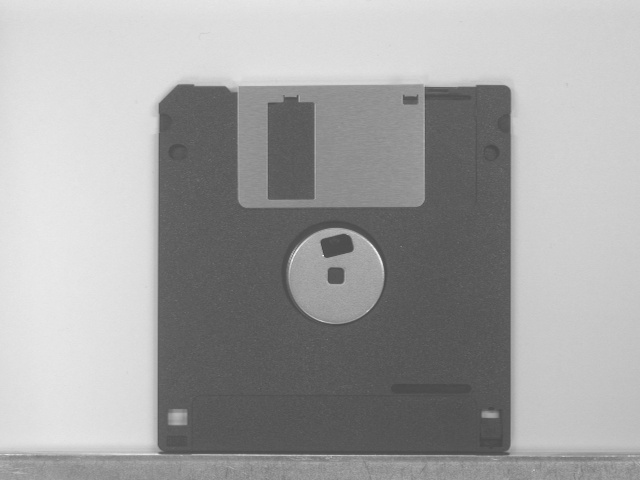
#> input picture Images/Disk/DISK01.JPG, 640 x 480 px
$ jupyter execute Notebook_4.ipynb
#> lines starting #> are read from the running program, lines starting #| are printed output that depends on the picture; after the words box and inside, x2 and y2 are one past the last pixel; in counts of white or black regions, pixels touching at a corner belong together
# Edge detection with OpenCV

[cell 1]
import cv2
import numpy as np

from matplotlib import pyplot as plt

#### 1. Load and show the images 'Disk/DISK01.JPG', 'Classification/Parts00.jpg', 'Chocolate/Chocolate 01.jpg' and 'Geometric Matching/Gauges 01.tif' (`im1`, `im2`, `im3` and `im4`)

[cell 2]
im1 = cv2.imread('../Images/Disk/DISK01.JPG', 0)
#> im1 is the input picture: shape (480, 640); min 70, max 243, mean 163.1
im2 = cv2.imread('../Images/Classification/Parts00.png', 0)
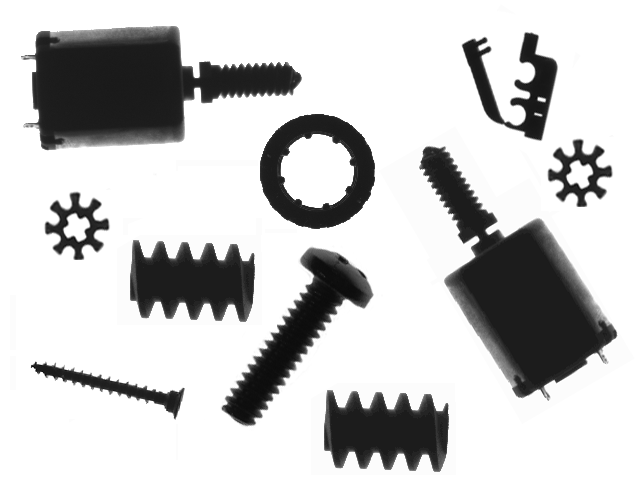
#> input picture Images/Classification/Parts00.png, 639 x 480 px
#> im2 is the input picture: shape (480, 639); min 3, max 255, mean 199.2
im3 = cv2.imread('../Images/Chocolate/Chocolate 01.jpg', 0)
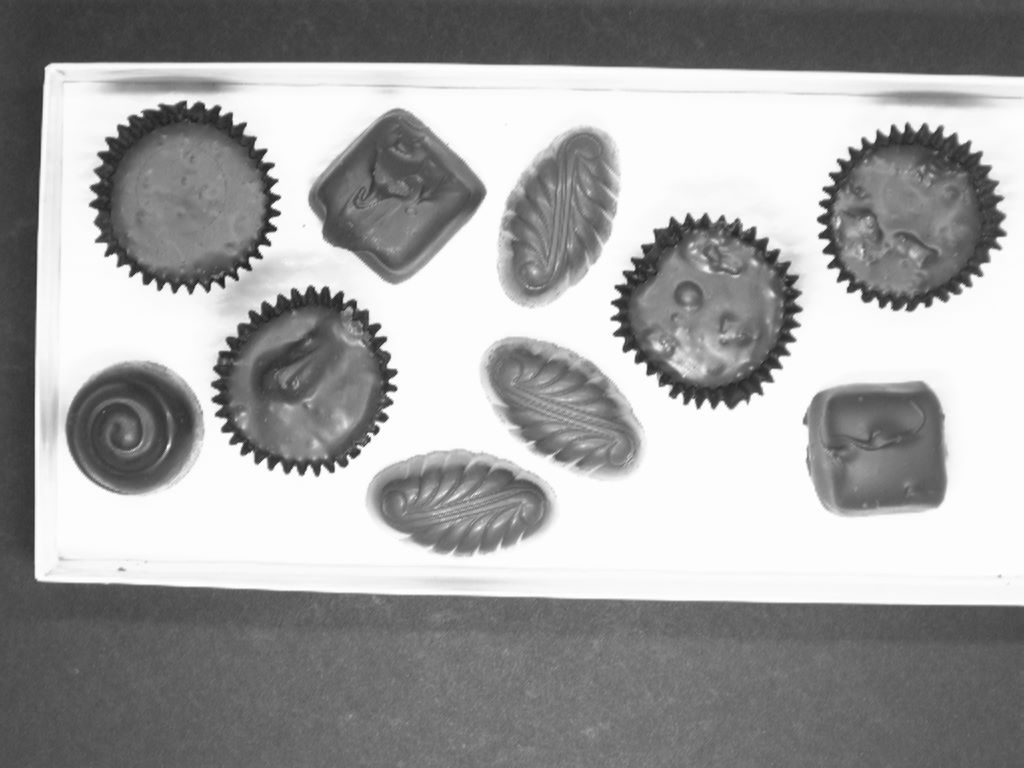
#> input picture Images/Chocolate/Chocolate 01.jpg, 1024 x 768 px
#> im3 is the input picture: shape (768, 1024); min 25, max 255, mean 161.4
im4 = cv2.imread('../Images/Geometric Matching/Gauges 01.tif', 0)
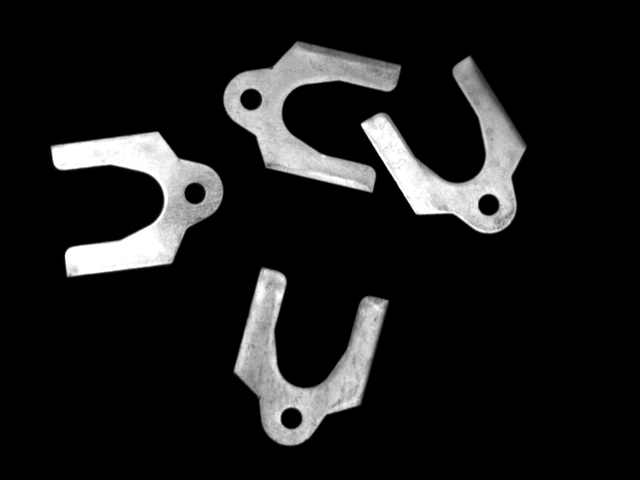
#> input picture Images/Geometric Matching/Gauges 01.tif, 640 x 480 px
#> im4 is the input picture: shape (480, 640); min 0, max 255, mean 27.2

plt.figure(0)
plt.subplot(2,2,1), plt.imshow(im1, 'gray')
plt.subplot(2,2,2), plt.imshow(im2, 'gray')
plt.subplot(2,2,3), plt.imshow(im3, 'gray')
plt.subplot(2,2,4), plt.imshow(im4, 'gray')
plt.show()

#### 2. Obtain the Sobel gradient for `x` and `y` directions of the image `im1` and show in a figure the original image, its gradients in both directions and the module of the gradient vector.

Sobel kernels help to compute the gradient in one direction (horizontal or vertical). The vertical version is:

$$
\begin{bmatrix}
1 & 0 & -1 \\
2 & 0 & -2 \\
1 & 0 & 1
\end{bmatrix}
$$

And the horizontal version is just the transpose of the vertical.

[cell 3]
sx = np.array([[1, 0, -1], [2, 0, -2], [1, 0, -1]])
sy = np.copy(sx.T)

[cell 4]
im1sx = cv2.filter2D(im1, -1, sx) # gradient in x direction
im1sy = cv2.filter2D(im1, -1, sy) # gradient in y direction
im1s = np.abs(im1sx) + np.abs(im1sy) # module of the gradient vector

plt.figure(1)
plt.subplot(2,2,1), plt.imshow(im1, 'gray')
plt.subplot(2,2,2), plt.imshow(im1sx, 'gray')
plt.subplot(2,2,3), plt.imshow(im1sy, 'gray')
plt.subplot(2,2,4), plt.imshow(im1s, 'gray')
plt.show()

#### 3.  Obtain the Sobel gradient of the image `im2` and show the original image, the gradient and the direction of the gradient vector.

[cell 5]
im2sx = cv2.filter2D(im2, -1, sx)
im2sy = cv2.filter2D(im2, -1, sy)

# gradient's magnitude
im2s = np.abs(im2sx) + np.abs(im2sy)

# gradient's direction
im2d = np.arctan2(im2sy, im2sx) # [-pi, pi]
im2d = ((im2d + np.pi)/(2*np.pi)).astype(np.float32) # [0, 1]
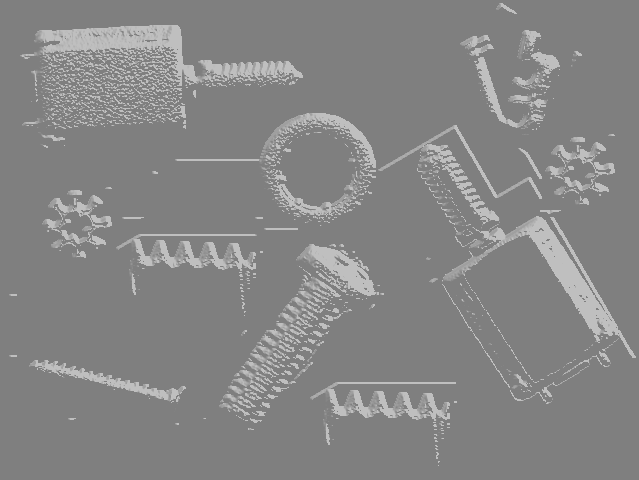
#> im2d: shape (480, 639) float32; min 0.5, max 0.75, mean 0.525

plt.figure(2)
plt.subplot(1,3,1), plt.imshow(im2, 'gray')
plt.subplot(1,3,2), plt.imshow(im2s, 'gray')
plt.subplot(1,3,3), plt.imshow(im2d, 'gray', vmin=0, vmax=1)
plt.show()

#### 4. Analize the result of the next code:

[cell 6]
plt.figure(3)
plt.imshow(im2d * (im2s > 55).astype(np.uint8), 'gray', vmax=1)
plt.axis([250, 380, 100, 240])
plt.show()

#### 5. Obtain the binarized grandients of the image `im4` using the Sobel masks and binarization thresholds of 2, 5, 12, 25 and 50.

Use `cv2.threshold(im, th, 255, cv2.THRESH_BINARY)` to binarized an image `im` with a certain threshold `th`. There are more types of thresholding besides of `cv2.THRESH_BINARY` as we will see in the next notebook.

[cell 7]
im4sx = cv2.filter2D(im4, -1, sx)
im4sy = cv2.filter2D(im4, -1, sy)
im4s = np.abs(im4sx) + np.abs(im4sy)

plt.figure(4)
plt.subplot(2, 3, 1), plt.imshow(im4, 'gray')
for i, th in enumerate([2, 5, 12, 25, 50]):
    _, im4sb = cv2.threshold(im4s, th, 255, cv2.THRESH_BINARY)
    plt.subplot(2, 3, i+2), plt.imshow(im4sb, 'gray')
#> this loop made 5 passes
#> pass 1, `_, im4sb = cv2.threshold(im4s, th, 255, cv2.THRESH_BINARY)`:
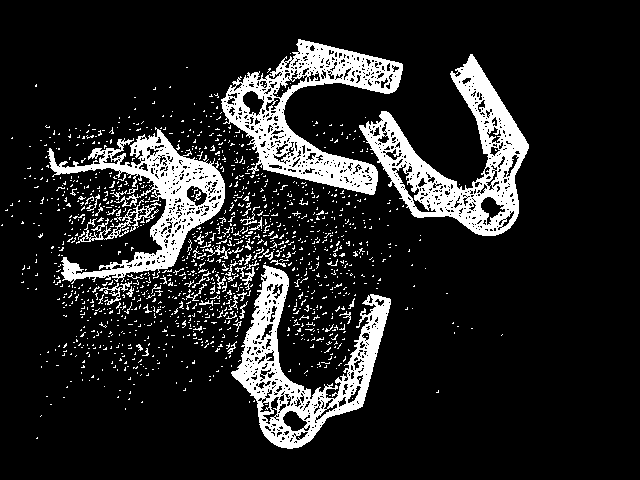
#> im4sb: shape (480, 640); 14.2% white; 1231 white regions (1172 under 20 px), largest, box (x1, y1, x2, y2) and area: (359, 54, 529, 236) 9660, (221, 39, 403, 195) 9405, (231, 265, 391, 449) 8558
plt.show()
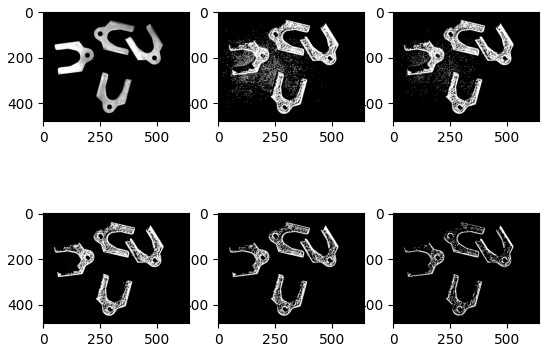
#> figure drawn by matplotlib, 6 panels

#### 6. Apply `cv2,Canny(im, minVal, maxVal)` to the images `im1`, `im2`, `im3` and `im4`. Use `100` as `minVal` and `200` as `maxVal`. Show the results in a single figure.

[cell 8]
plt.figure(4)
for i, im in enumerate([im1, im2, im3, im4]):
    plt.subplot(2, 2, i+1), plt.imshow(cv2.Canny(im, 100, 200), 'gray')
#> this loop made 4 passes
plt.show()
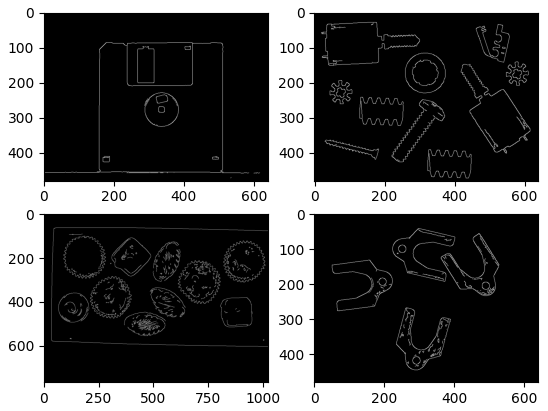
#> figure drawn by matplotlib, 4 panels

#### 7. Analize the next code:

[cell 9]
plt.figure(5)
for i, im in enumerate([im1, im2, im3, im4]):
    ime = cv2.Canny(im, 100, 200)/255

    imc = np.zeros((*im.shape, 3))
    imc[:, :, 0] = im * (1 - ime)
    imc[:, :, 1] = im * (1 - ime) + 255*ime
    imc[:, :, 2] = im * (1 - ime)

    plt.subplot(2, 2, i+1), plt.imshow(imc)
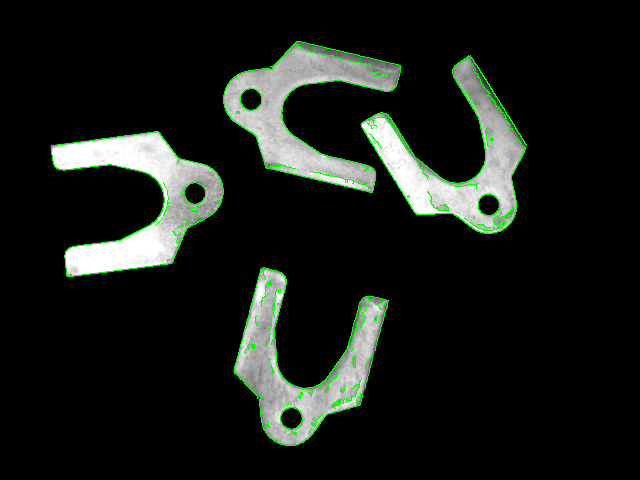
#> imc: shape (480, 640, 3) float64; mean of channels 0, 1, 2 25.2, 29.4, 25.2; drawn as B, G, R

plt.show()
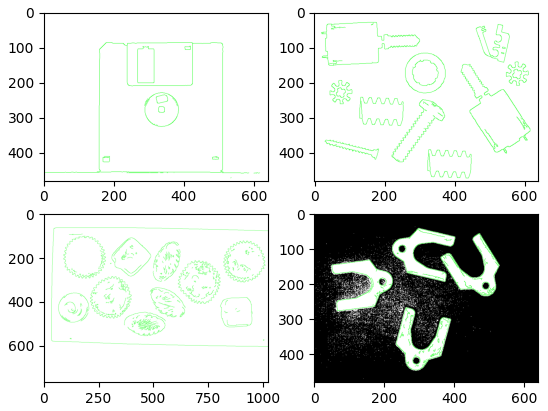
#> figure drawn by matplotlib, 4 panels

#### 8. Create the kernels for Laplacian-4 and Laplacian-8.

[cell 10]
l4 = np.array([[0, -1, 0], [-1, 4, -1], [0, -1, 0]])
l8 = np.array([[-1, -1, -1], [-1, 8, -1], [-1, -1, -1]])

[cell 11]
im1l4 = cv2.filter2D(im1, -1, l4)
im1l8 = cv2.filter2D(im1, -1, l8)
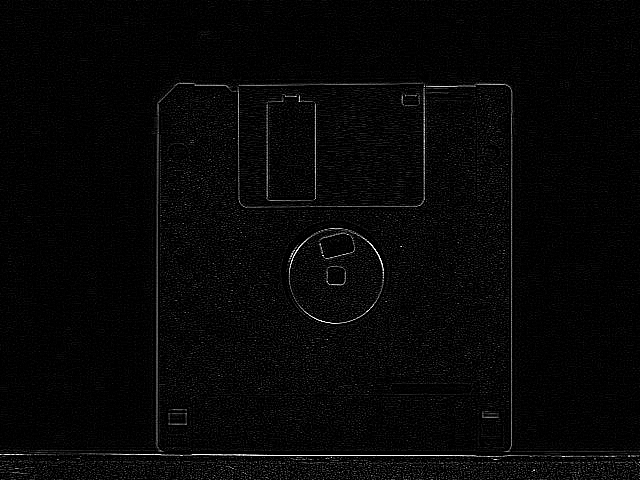
#> im1l8: shape (480, 640); min 0, max 255, mean 6.7

plt.figure(6)
plt.subplot(1, 3, 1), plt.imshow(im1, 'gray')
plt.subplot(1, 3, 2), plt.imshow(im1l4, 'gray')
plt.subplot(1, 3, 3), plt.imshow(im1l8, 'gray')
plt.show()
